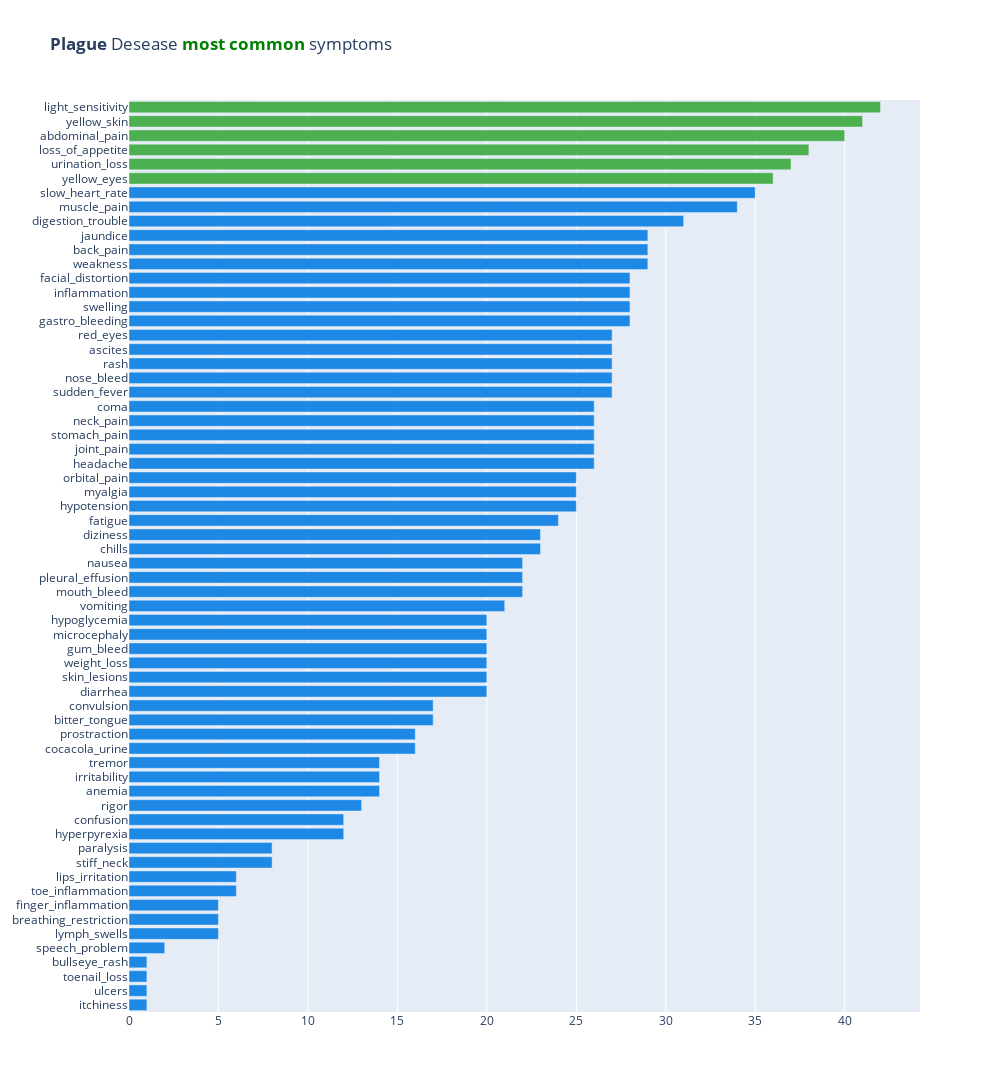

This figure's notebook cell:
### Markdown cell above
During the analysis, it was observed that malaria shares important symptoms with other diseases. The top five symptoms that are common in malaria 

- Abdominal Pain
- Rash
- Joint Pain
- Light sensitivity
- Yellow Skin

These variables can be considered during feature engineering and model training for accurate disease prediction.

### Code cell
figure = show_sums_plot(5)
figure.show()

### Figure 1 — Plotly figure (JSON) as saved in the notebook; plotly's stock layout.template omitted (floating-point values rounded to 4 significant figures)
{"data": [{"marker": {"color": ["#1E88E5", "#1E88E5", "#1E88E5", "#1E88E5", "#1E88E5", "#1E88E5", "#1E88E5", "#1E88E5", "#1E88E5", "#1E88E5", "#1E88E5", "#1E88E5", "#1E88E5", "#1E88E5", "#1E88E5", "#1E88E5", "#1E88E5", "#1E88E5", "#1E88E5", "#1E88E5", "#1E88E5", "#1E88E5", "#1E88E5", "#1E88E5", "#1E88E5", "#1E88E5", "#1E88E5", "#1E88E5", "#1E88E5", "#1E88E5", "#1E88E5", "#1E88E5", "#1E88E5", "#1E88E5", "#1E88E5", "#1E88E5", "#1E88E5", "#1E88E5", "#1E88E5", "#1E88E5", "#1E88E5", "#1E88E5", "#1E88E5", "#1E88E5", "#1E88E5", "#1E88E5", "#1E88E5", "#1E88E5", "#1E88E5", "#1E88E5", "#1E88E5", "#1E88E5", "#1E88E5", "#1E88E5", "#1E88E5", "#1E88E5", "#1E88E5", "#1E88E5", "#4CAF50", "#4CAF50", "#4CAF50", "#4CAF50", "#4CAF50", "#4CAF50"]}, "orientation": "h", "type": "bar", "x": [1, 1, 1, 1, 2, 5, 5, 5, 6, 6, 8, 8, 12, 12, 13, 14, 14, 14, 16, 16, 17, 17, 20, 20, 20, 20, 20, 20, 21, 22, 22, 22, 23, 23, 24, 25, 25, 25, 26, 26, 26, 26, 26, 27, 27, 27, 27, 27, 28, 28, 28, 28, 29, 29, 29, 31, 34, 35, 36, 37, 38, 40, 41, 42], "y": ["itchiness", "ulcers", "toenail_loss", "bullseye_rash", "speech_problem", "lymph_swells", "breathing_restriction", "finger_inflammation", "toe_inflammation", "lips_irritation", "stiff_neck", "paralysis", "hyperpyrexia", "confusion", "rigor", "anemia", "irritability", "tremor", "cocacola_urine", "prostraction", "bitter_tongue", "convulsion", "diarrhea", "skin_lesions", "weight_loss", "gum_bleed", "microcephaly", "hypoglycemia", "vomiting", "mouth_bleed", "pleural_effusion", "nausea", "chills", "diziness", "fatigue", "hypotension", "myalgia", "orbital_pain", "headache", "joint_pain", "stomach_pain", "neck_pain", "coma", "sudden_fever", "nose_bleed", "rash", "ascites", "red_eyes", "gastro_bleeding", "swelling", "inflammation", "facial_distortion", "weakness", "back_pain", "jaundice", "digestion_trouble", "muscle_pain", "slow_heart_rate", "yellow_eyes", "urination_loss", "loss_of_appetite", "abdominal_pain", "yellow_skin", "light_sensitivity"]}], "layout": {"height": 1200, "title": {"text": "<b>Plague</b> Desease <b style='color:green'>most common</b> symptoms"}, "width": 1000}}
